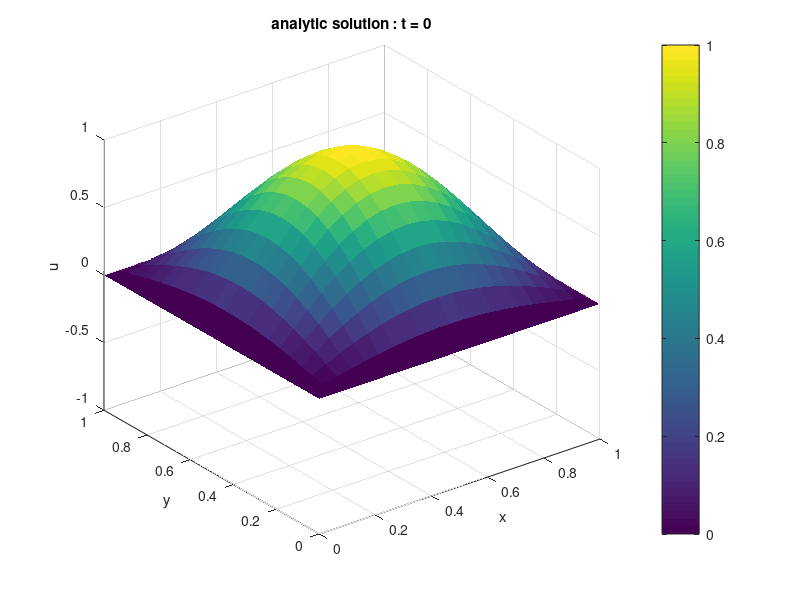

Write MATLAB code to recreate this figure. (Note: this script raises an error after producing the figure.)
% 2D Heat Transfer Problem Dirichlet Boundary Condition
clear all;
dx = 0.05;
dy = 0.05;
dt = 0.01; 
x = 0:dx:1;
y = 0:dy:1;
t = 0:dt:5;
[X, Y] = meshgrid(x, y);
u = zeros(size(y, 2) ,size(x, 2), size(t, 2));
pic_num = 1;
for k = 1:size(t, 2)
    u(:, :, k) = sin(pi * X) .* sin(pi * Y) * exp(-2 * t(k));
    % analytic solution
    surf(x, y, u(:, :, k));
    colorbar;
    title(['analytic solution : t = ', num2str((k - 1) * dt)]);
    set(gca, 'XLim', [0, 1]);
    set(gca, 'YLim', [0, 1]);
    set(gca, 'ZLim', [-1, 1]);
    xlabel('x');
    ylabel('y');
    zlabel('u');
    shading flat;
    drawnow;
    pause(0.05)
    
    F=getframe(gcf);
    I=frame2im(F);
    [I,map]=rgb2ind(I,256);
    if pic_num == 1
        imwrite(I,map,'test.gif','gif', 'Loopcount',inf,'DelayTime',0.2);
    else
        imwrite(I,map,'test.gif','gif','WriteMode','append','DelayTime',0.2);
    end
    pic_num = pic_num + 1;
end